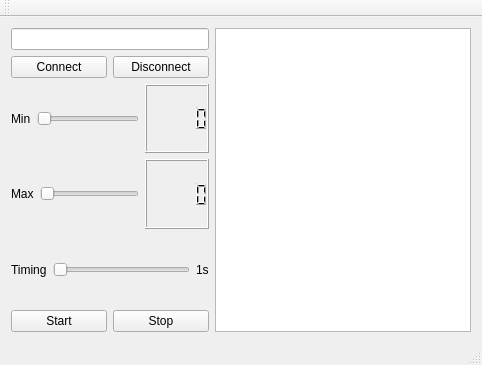
<?xml version="1.0" encoding="UTF-8"?>
<ui version="4.0">
 <class>MainWindow</class>
 <widget class="QMainWindow" name="MainWindow">
  <property name="geometry">
   <rect>
    <x>0</x>
    <y>0</y>
    <width>482</width>
    <height>365</height>
   </rect>
  </property>
  <property name="windowTitle">
   <string>MainWindow</string>
  </property>
  <widget class="QWidget" name="centralWidget">
   <layout class="QVBoxLayout" name="verticalLayout_3">
    <item>
     <layout class="QHBoxLayout" name="horizontalLayout_7">
      <item>
       <layout class="QHBoxLayout" name="horizontalLayout_6">
        <item>
         <layout class="QVBoxLayout" name="verticalLayout_2">
          <item>
           <layout class="QVBoxLayout" name="verticalLayout">
            <item>
             <widget class="QLineEdit" name="server_input">
              <property name="toolTip">
               <string>&lt;html&gt;&lt;head/&gt;&lt;body&gt;&lt;p&gt;Insert the webserver url to which you want to fetch data.&lt;/p&gt;&lt;/body&gt;&lt;/html&gt;</string>
              </property>
             </widget>
            </item>
            <item>
             <layout class="QHBoxLayout" name="horizontalLayout">
              <item>
               <widget class="QPushButton" name="connect_btn">
                <property name="text">
                 <string>Connect</string>
                </property>
               </widget>
              </item>
              <item>
               <widget class="QPushButton" name="disconnect_btn">
                <property name="text">
                 <string>Disconnect</string>
                </property>
               </widget>
              </item>
             </layout>
            </item>
           </layout>
          </item>
          <item>
           <layout class="QHBoxLayout" name="horizontalLayout_5">
            <item>
             <widget class="QLabel" name="min_label">
              <property name="text">
               <string>Min</string>
              </property>
             </widget>
            </item>
            <item>
             <widget class="QSlider" name="min_slider">
              <property name="orientation">
               <enum>Qt::Horizontal</enum>
              </property>
             </widget>
            </item>
            <item>
             <widget class="QLCDNumber" name="minlcd_display"/>
            </item>
           </layout>
          </item>
          <item>
           <layout class="QHBoxLayout" name="horizontalLayout_4">
            <item>
             <widget class="QLabel" name="max_label">
              <property name="text">
               <string>Max</string>
              </property>
             </widget>
            </item>
            <item>
             <widget class="QSlider" name="max_slider">
              <property name="orientation">
               <enum>Qt::Horizontal</enum>
              </property>
             </widget>
            </item>
            <item>
             <widget class="QLCDNumber" name="maxlcd_display"/>
            </item>
           </layout>
          </item>
          <item>
           <layout class="QHBoxLayout" name="horizontalLayout_2">
            <item>
             <widget class="QLabel" name="timing_label">
              <property name="text">
               <string>Timing</string>
              </property>
             </widget>
            </item>
            <item>
             <widget class="QSlider" name="timing_slider">
              <property name="orientation">
               <enum>Qt::Horizontal</enum>
              </property>
             </widget>
            </item>
            <item>
             <widget class="QLabel" name="timing_output">
              <property name="text">
               <string>1s</string>
              </property>
             </widget>
            </item>
           </layout>
          </item>
          <item>
           <layout class="QHBoxLayout" name="horizontalLayout_3">
            <item>
             <widget class="QPushButton" name="start_btn">
              <property name="text">
               <string>Start</string>
              </property>
             </widget>
            </item>
            <item>
             <widget class="QPushButton" name="stop_btn">
              <property name="text">
               <string>Stop</string>
              </property>
             </widget>
            </item>
           </layout>
          </item>
         </layout>
        </item>
       </layout>
      </item>
      <item>
       <widget class="QListWidget" name="servers_lview"/>
      </item>
     </layout>
    </item>
   </layout>
  </widget>
  <widget class="QMenuBar" name="menuBar">
   <property name="geometry">
    <rect>
     <x>0</x>
     <y>0</y>
     <width>482</width>
     <height>25</height>
    </rect>
   </property>
  </widget>
  <widget class="QToolBar" name="mainToolBar">
   <attribute name="toolBarArea">
    <enum>TopToolBarArea</enum>
   </attribute>
   <attribute name="toolBarBreak">
    <bool>false</bool>
   </attribute>
  </widget>
  <widget class="QStatusBar" name="statusBar"/>
 </widget>
 <layoutdefault spacing="6" margin="11"/>
 <resources/>
 <connections/>
</ui>
